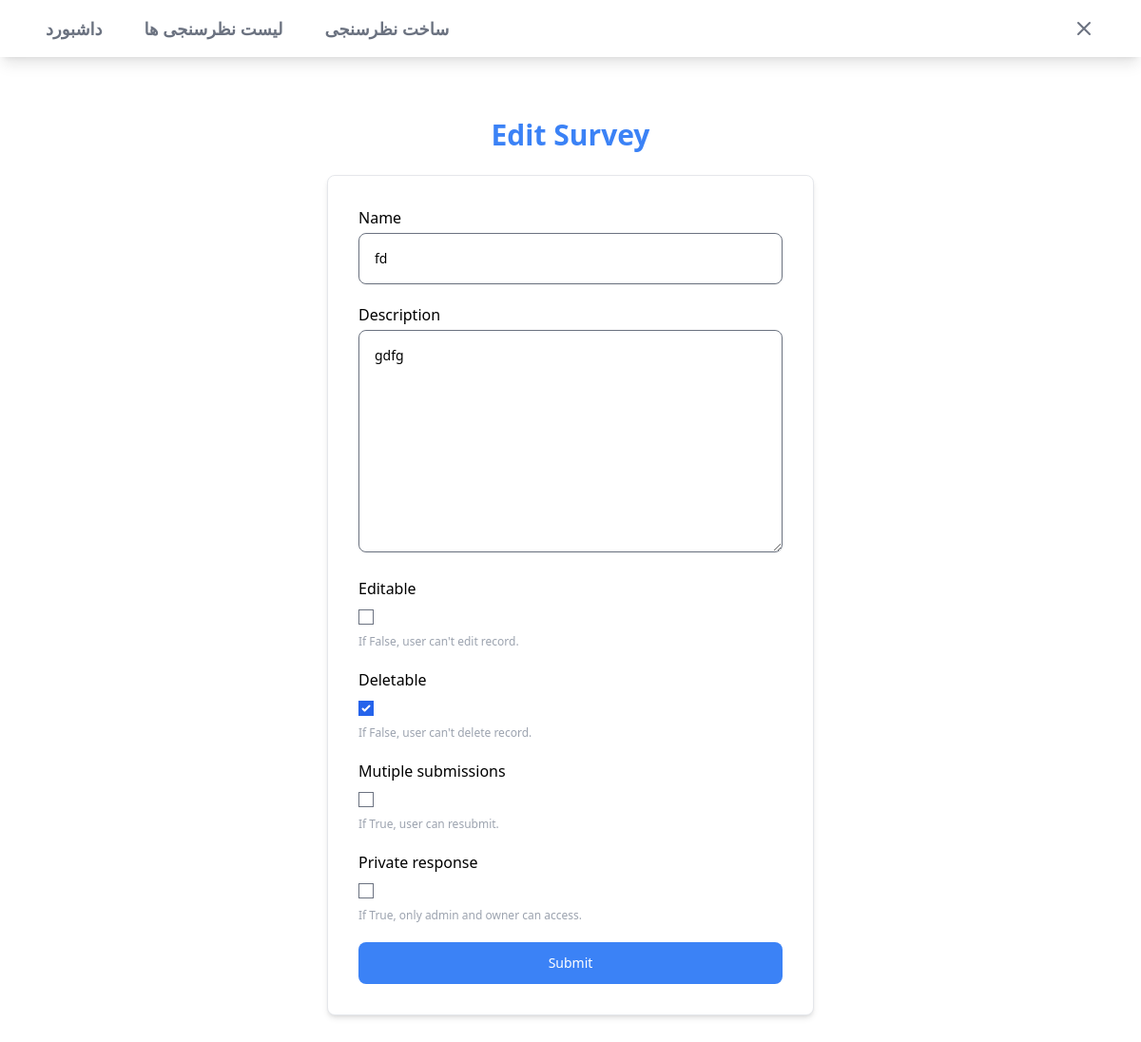
The page /dashboard/surveys/admin-edit/fd/ (signed in) on the database its author committed.
### surveys/models.py (models this page shows, shortened)
class BaseModel(models.Model):
    created_at = models.DateTimeField(auto_now_add=True)
    updated_at = models.DateTimeField(auto_now=True)
    class Meta:
        abstract = True

class Survey(BaseModel):
    name = models.CharField(_("name"), max_length=200)
    description = models.TextField(_("description"), default='')
    slug = models.SlugField(_("slug"), max_length=225, default='')
    editable = models.BooleanField(_("editable"), default=True, help_text=_("If False, user can't edit record."))
    deletable = models.BooleanField(_("deletable"), default=True, help_text=_("If False, user can't delete record."))
    duplicate_entry = models.BooleanField(_("mutiple submissions"), default=False, help_text=_("If True, user can resubmit."))
    private_response = models.BooleanField(_("private response"), default=False, help_text=_("If True, only admin and owner can access."))
    can_anonymous_user = models.BooleanField(_("anonymous submission"), default=False, help_text=_("If True, user without authentatication can submit."))
    class Meta:
        verbose_name = _("survey")
        verbose_name_plural = _("surveys")
    class Meta:
        verbose_name = _("survey")
        verbose_name_plural = _("surveys")

### surveys/admins/views.py (the view, shortened to what this page needs)
# urls.py: path('admin-edit/<str:slug>/', admin_views.AdminEditSurveyView.as_view(), name='admin_edit_survey'),
@method_decorator(login_required, name='dispatch')
class AdminEditSurveyView(ContextTitleMixin, UpdateView):
    model = Survey
    template_name = 'surveys/admins/form.html'
    fields = [
        'name', 'description', 'editable', 'deletable',
        'duplicate_entry', 'private_response'
    ]
    title_page = _("Edit Survey")

### surveys/mixin.py (called while the page is built)
    def get_title_page(self):
        return self.title_page

    def get_sub_title_page(self):
        return self.sub_title

    def get_context_data(self, **kwargs):
        if 'form' not in kwargs:
            kwargs['title'] = self.get_title_page()
            kwargs['title_page'] = self.get_title_page()
            kwargs['sub_title_page'] = self.get_sub_title_page()
        return super().get_context_data(**kwargs)

### surveys/templatetags/djf_survey_tags.py (called while the page is built)
@register.filter(name='addclass')
def addclass(field, class_attr):
    return field.as_widget(attrs={'class': class_attr})

### surveys/templates/surveys/admins/form.html (shortened to what this page needs)
{% extends 'surveys/admins/master.html' %}
{% load djf_survey_tags i18n %}
{% block content %}
    <div class="max-w-screen-xl px-4 py-16 mx-auto sm:px-6 lg:px-8">
        <div class="max-w-lg mx-auto">
            <h1 class="text-2xl font-bold text-center text-blue-500 sm:text-3xl">{{ title_page }}</h1>
            <div class="p-8 mt-6 mb-0 space-y-4 rounded-lg shadow-md border border-gray-200 bg-white">
                <form method="post">
                    {% for field in form %}
                        <div class="mb-5" id="section_field_{{ field.auto_id }}">
                            <label for="email" class="text-base font-medium">{{ field.label }}</label>
                            <div class="mt-1">
                                {% if field.field.widget.input_type == 'radio' or field.field.widget.input_type == 'checkbox' %}
                                    {{ field }}
                                {% else %}
                                    {{ field|addclass:'w-full p-4 pr-12 text-sm border-gray-500 rounded-lg shadow-sm' }}
                                {% endif %}
                            </div>
                            <p class="text-xs text-gray-400 mt-2">{{ field.help_text }}</p>
                        </div>
                    {% endfor %}
                    <button type="submit" class="block w-full mt-5 px-5 py-3 text-sm font-medium text-white bg-blue-500 rounded-lg">
                        {% trans "Submit" %}
                    </button>
                </form>
            </div>
        </div>
    </div>
{% endblock %}

### rows shown on the page
Survey: form "fd" "gdfg", form "☑"

### other values the page prints
{{ title_page }} "Edit Survey"
{{ field.label }} "Name" "Description" "Editable" "Deletable" "Mutiple submissions" "Private response"
{{ field.help_text }} "If False, user can't edit record." "If False, user can't delete record." "If True, user can resubmit." "If True, only admin and owner can access."
